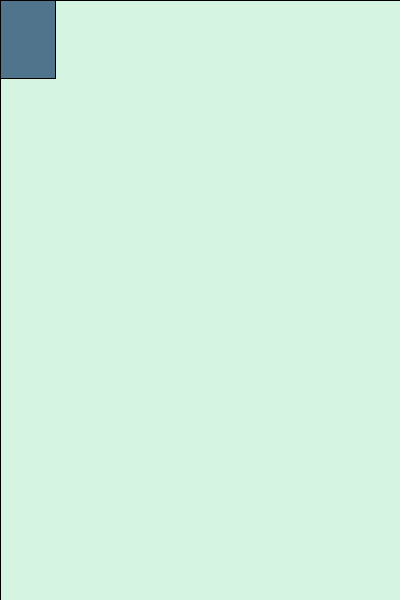
Frame 1 (no input)
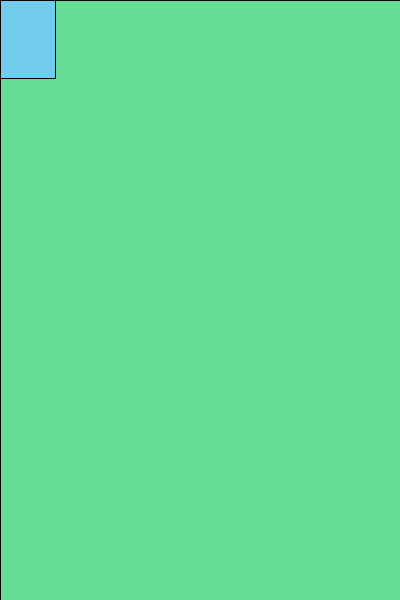
Frame 60 (the mouse pressed at the canvas centre just before this capture)
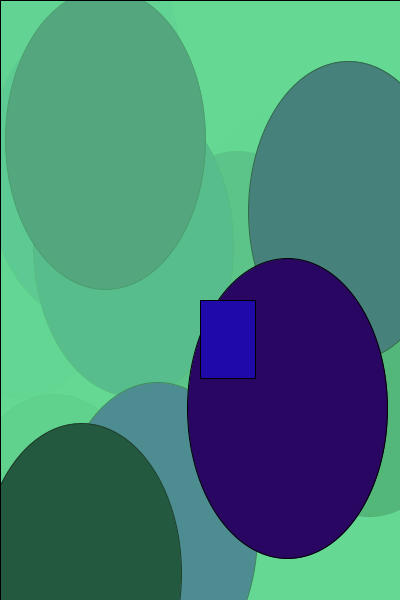
Frame 120 (the mouse held since frame 60 and released just before this capture)

The Processing sketch that drew these frames (run headless with seeded random() and noise(); from frame 60 on, the mouse is pressed at the canvas centre):

// Processing sketch: processing_62517
// ── processing_62517.pde

void setup()
{
  size (400,600);
  background (255,255,255);
  smooth();
  frameRate (5);
}
void draw ()
{
  fill (101,220, 150, 70);
  rect (0,0, width, height);
 fill ( random (55), random(78), random(144));
  ellipse ( random (width),random(height),mouseX, mouseY);
  fill (random (255), random(255), random (255));
  rect ( mouseX, mouseY, 55, 78);

 fill (255,0,0);
  textSize ( 150);
  textAlign (CENTER);
  text("", width/2, height/2);
}
